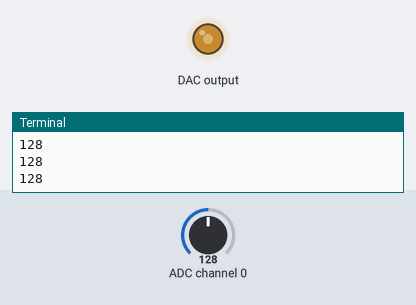
Bench run of a program on a simulated Raspberry Pi (BCM pin numbers). On the bench: output pins drawn as LEDs (lit = HIGH), the last lines printed to the terminal. The test bench sets the inputs (shaded band); at power-on: ADC channel 0 = 128 (analog values on the 0–255 scale). Library files of the repository ran but are not shown: PCF8591.py.

Above: at 1.2 s.
1.3 s: ADC channel 0 set to 178
At 1.6 s:
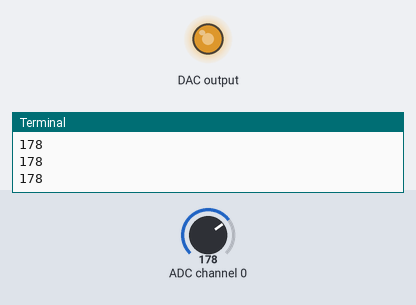
2.8 s: ADC channel 0 set to 224
At 3.9 s:
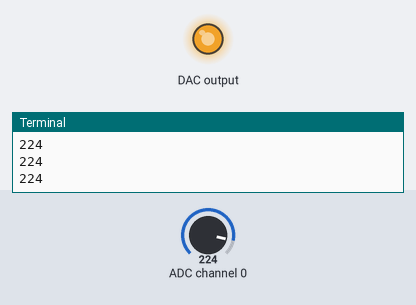
4.3 s: ADC channel 0 set to 30
At 5.0 s:
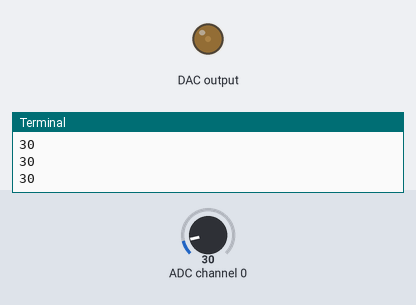
5.8 s: ADC channel 0 set to 0
At 6.2 s:
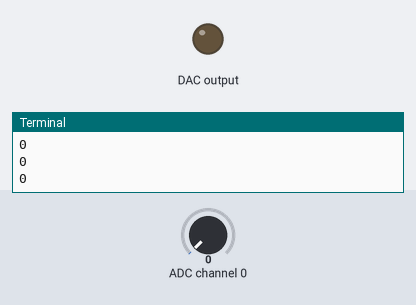
Timing chart, 0 to 8.3 s (numbered marks = the images above; inputs shaded):
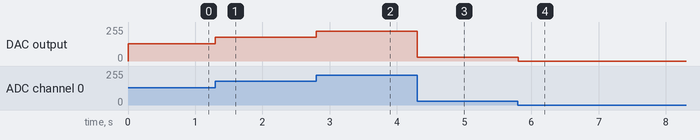

Measured:
- after the input at 1.3 s, DAC output: 128/255 → 178/255 at once
- after the input at 2.8 s, DAC output: 178/255 → 224/255 at once
- after the input at 4.3 s, DAC output: 224/255 → 30/255 at once
- after the input at 5.8 s, DAC output: 30/255 → 0/255 at once

The program:

RPi_Exp4_PCF8591.py
```python
# 说明：PCF8591 模数转换器传感器实验

#####################################################

import PCF8591 as ADC

# 模块地址设置

def makerobo_setup():

 ADC.setup(0x48)  # 设置PCF8591模块地址

# 无限循环

def loop():

  while True:

    print (ADC.read(0)) #读取AIN0的数值，插上跳线帽之后，采用的是内部的电位器；

    ADC.write(ADC.read(0)) # 控制AOUT输出电平控制LED灯

# 异常处理函数
def destroy():

  ADC.write(0) #AOUT输出为0

#程序入口

if __name__ == "__main__":

  try:

    makerobo_setup() #地址设置

    loop()           # 调用无限循环
  except KeyboardInterrupt:
    destroy() #释放AOUT端口
```
